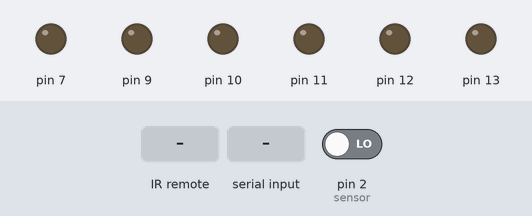
The sketch below on a simulated Arduino Uno, built with avr-gcc and run on an emulated ATmega328P. On the bench: output pins drawn as LEDs (lit = HIGH). The test bench sets the inputs (shaded band); at power-on: pin 2 (sensor) LOW. What the sketch prints to the serial monitor is not drawn.

Above: at 1.2 s.
1.3 s: pin 2 (sensor) driven HIGH
At 2.5 s:
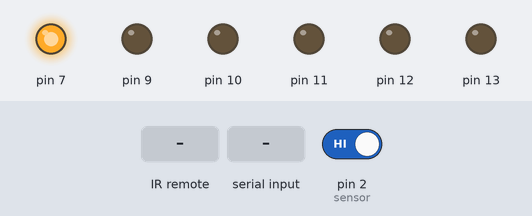
2.8 s: infrared code 0xC1CC12ED received
At 3.6 s:
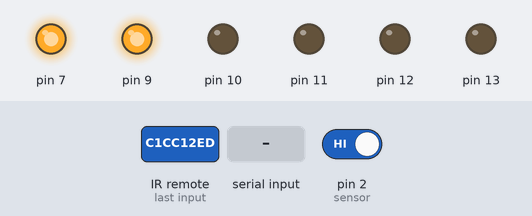
4.3 s: infrared code 0xC1CCD926 received
At 4.9 s:
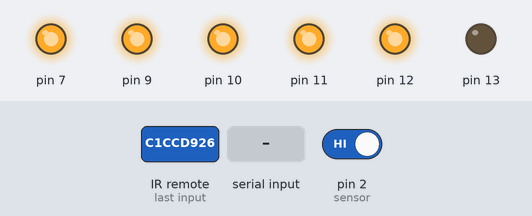
5.8 s: pin 2 (sensor) driven LOW
At 7.0 s:
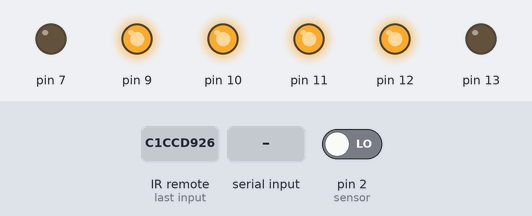
7.3 s: infrared code 0xC1CCCE31 received
At 8.3 s:
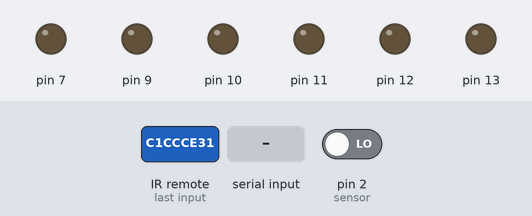
8.8 s: "1" received over Serial
At 9.1 s:
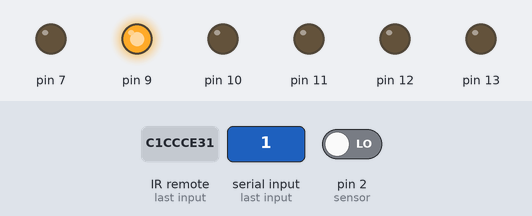
Timing chart, 0 to 11.3 s (numbered marks = the images above; inputs shaded):
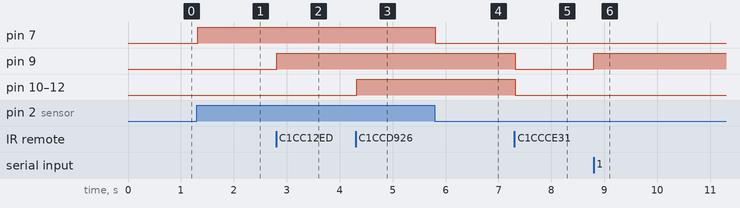

Measured:
- after the input at 1.3 s, pin 7: LOW → HIGH at once
- after the input at 2.8 s, pin 9: LOW → HIGH at once
- after the input at 4.3 s, pin 10–12: LOW → HIGH at once
- after the input at 5.8 s, pin 7: HIGH → LOW at once
- after the input at 7.3 s, pin 9–12: HIGH → LOW at once
- after the input at 8.8 s, pin 9: LOW → HIGH at once

The sketch:

peotv.ino
```cpp
#include <IRremote.h>

int RECV_PIN = 8; // IR Receiver - Arduino Pin Number 8
IRrecv irrecv(RECV_PIN);
decode_results results;

int delayTime = 100;
char madhu;

int led = 7;
int sensor = 2;
int state = LOW;
int val = 0;

int checker = LOW;

int webVar = LOW;

void setup()
{

    pinMode(sensor, INPUT);
    pinMode(9, OUTPUT);
    pinMode(10, OUTPUT);
    pinMode(11, OUTPUT);
    pinMode(12, OUTPUT);
    pinMode(13, OUTPUT);
    pinMode(7, OUTPUT);
    Serial.begin(9600);
    irrecv.enableIRIn();
}

void loop()
{

  int webVar;

    // bluetooth
    if (Serial.available()) {
        madhu = Serial.read();
        Serial.println(madhu);


    }


    if (madhu == '1') {
        digitalWrite(9, HIGH);

    }
    if (madhu == '2') {
        digitalWrite(10, HIGH);
    }
    if (madhu == '3') {
        digitalWrite(11, HIGH);
    }
    if (madhu == '4') {
        digitalWrite(12, HIGH);
    }
    if (madhu == '5') {
//        digitalWrite(9, HIGH);
//        digitalWrite(10, HIGH);
//        digitalWrite(11, HIGH);
//        digitalWrite(12, HIGH);
onMyfun(6);

    }
    if (madhu == '6') {
//        digitalWrite(9, LOW);
//        digitalWrite(10, LOW);
//        digitalWrite(11, LOW);
//        digitalWrite(12, LOW);
//        webVar = 4;

offMyfun(0);
    }


//pir

            val = digitalRead(sensor);


            if(val == HIGH){

                  if (state == LOW) {
                      Serial.println("Motion detected!");
                      digitalWrite(7, HIGH);
                      state = HIGH;
                  }


              }else{

                  if (state == HIGH) {
                    digitalWrite(7, LOW);
                      Serial.println("stopped!");
                      state = LOW;
                  }


                }


    // IR Receiver

    if (irrecv.decode(&results)) {
        Serial.println(results.value);

        if (results.value == 3251376877) {
            digitalWrite(9, HIGH);
            delay(delayTime);
        }

        if (results.value == 3251429917) {
            digitalWrite(10, HIGH);
            delay(delayTime);
        }

        if (results.value == 3251409517) {
            digitalWrite(11, HIGH);
            delay(delayTime);
        }

        if (results.value == 3251397277) {
            digitalWrite(12, HIGH);
            delay(delayTime);
        }

        if (results.value == 3251424817) {

        webVar = LOW;
offMyfun(0);
//            digitalWrite(9, LOW);
//            digitalWrite(10, LOW);
//            digitalWrite(11, LOW);
//            digitalWrite(12, LOW);
//            delay(delayTime);
        }

        if (results.value == 3251427622) {

            webVar = HIGH;
              onMyfun(6);

//            digitalWrite(9, HIGH);
//            digitalWrite(10, HIGH);
//            digitalWrite(11, HIGH);
//            digitalWrite(12, HIGH);
//            delay(delayTime);
        }

        irrecv.resume();
    }


   if(webVar == HIGH){

     Serial.println("x");

    }else if(webVar == LOW){

      Serial.println("y");
      }


}

int onMyfun(int x){
  int result;
  result = x;
  Serial.println(result);

             digitalWrite(9, HIGH);
            digitalWrite(10, HIGH);
            digitalWrite(11, HIGH);
            digitalWrite(12, HIGH);
            delay(delayTime);


 // return result;
}

int offMyfun(int x){
  int result;
  result = x;
  Serial.println(result);

             digitalWrite(9, LOW);
            digitalWrite(10, LOW);
            digitalWrite(11, LOW);
            digitalWrite(12, LOW);
            delay(delayTime);


 // return result;
}
```
